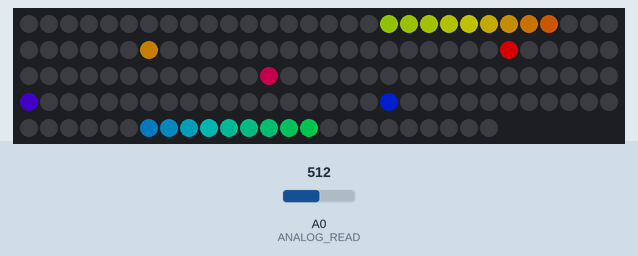
A sketch run on a simulated Arduino Uno, built with avr-gcc and run on an emulated ATmega328P. Parts: 144 RGB LEDs in strip order, left to right, continuing on the next row. The inputs (shaded band) are chosen by the test bench; at power-on: A0 (ANALOG_READ) = 512. Dim RGB values are drawn brighter than linear; colours are those a GRB WS2812 strip shows for the declared byte order; what the sketch prints to the serial monitor is not drawn.

Above: at 2.25 s.

The sketch:

music_fft_led_Strip.ino
```cpp
/**
* Try to make led Strip folow the music
* worck but not great to visualise
*/

#include "FastLED.h"
#include "arduinoFFT.h"

//The pin that we read sensor values form
#define ANALOG_READ 0

 //FFT audio
#define SAMPLES 8             //Must be a power of 2
#define SAMPLING_FREQUENCY 10000 //Hz, must be less than 10000 due to ADC

#if FASTLED_VERSION < 3001000
#error "Requires FastLED 3.1 or later; check github for latest code."
#endif

// Fixed definitions cannot change on the fly.
#define LED_DT 6                                               // Clock pin for WS2801 or APA102.
#define COLOR_ORDER RGB                                       // It's GRB for WS2812 and BGR for APA102.
#define LED_TYPE WS2812                                       // Using APA102, WS2812, WS2801. Don't forget to modify LEDS.addLeds to suit.
#define NUM_LEDS 144                                           // Number of LED's.


// Global variables can be changed on the fly.
uint8_t max_bright = 128;                                      // Overall brightness definition. It can be changed on the fly.

struct CRGB leds[NUM_LEDS];                                   // Initialize our LED array.

// Colours defined for below
long firstval = 0xff00ff;
CRGB rgbval(50,0,500);
CHSV hsvval(100,255,200);
uint8_t startpos = 0;
int endpos = NUM_LEDS-1;

uint8_t thishue = 0;
uint8_t deltahue = 1;

int LEDBYSAMPLE = (int)NUM_LEDS/SAMPLES;

arduinoFFT FFT = arduinoFFT();
unsigned int sampling_period_us;
unsigned long microseconds;

double vReal[SAMPLES];
double vImag[SAMPLES];
double valPeak = 0;
double realmax = 0;

void setup() {

  Serial.begin(57600);                                         // Initialize serial port for debugging.
  delay(1000);                                                 // Soft startup to ease the flow of electrons.

  LEDS.addLeds<LED_TYPE, LED_DT, COLOR_ORDER>(leds, NUM_LEDS);  // Use this for WS2812
  set_max_power_in_volts_and_milliamps(5, 500);               // This is used by the power management functionality and is currently set at 5V, 500mA.
  FastLED.setBrightness(max_bright);

    for (int j = 0; j < NUM_LEDS; j++) {
         leds[j] =CHSV(50, 255, 255);

    }
} // setup()


void loop () {
    delay(20);
  thishue++;
  Serial.println((String)thishue+" " );
  //if(thishue%10==0){
   //   Serial.println((String)thishue+" !!!!" );
      /*SAMPLING*/
      for(int i=0; i<SAMPLES; i++){
          microseconds = micros();    //Overflows after around 70 minutes!
          vReal[i] = analogRead(ANALOG_READ);
          vImag[i] = 0;
          while(micros() < (microseconds + sampling_period_us)){
          }
      }

      /*FFT*/
      FFT.Windowing(vReal, SAMPLES, FFT_WIN_TYP_HAMMING, FFT_FORWARD);
      FFT.Compute(vReal, vImag, SAMPLES, FFT_FORWARD);
      FFT.ComplexToMagnitude(vReal, vImag, SAMPLES);
      double peak = FFT.MajorPeak(vReal, SAMPLES, SAMPLING_FREQUENCY);
      valPeak = peak/SAMPLING_FREQUENCY;

       /*get Max Real*/
      for (int i = 0; i < SAMPLES; i++) {
        if(realmax<vReal[i]){
          realmax = vReal[i];
        }
      }
 // }


   double lumin = 0;
   double ratioNbLed = 0;
   int cptled = 0;
   int val_lumLed = 0;
   for (int i = 0; i < SAMPLES; i++) {

      //double valSm = (i * 1.0 * SAMPLING_FREQUENCY) / SAMPLES;
      ratioNbLed = (vReal[i]/realmax)*LEDBYSAMPLE;
      for (int j = 0; j < LEDBYSAMPLE; j++) {
            val_lumLed = (int)((double)(leds[j].r+ leds[j].g+ leds[j].b));

            if(((j)/ratioNbLed)<=1){
               lumin = 255;// val_lumLed+1;
              /* if(lumin>255){
                lumin = 255;
               }*/
               leds[cptled] =CHSV(thishue+((double)((double)j/(double)LEDBYSAMPLE)*70)+i*25, 255, lumin);
            }else{
             /*  lumin = val_lumLed-1;
               if(lumin<150){
                lumin = 150;
               }*/
               leds[cptled] =CHSV(thishue+((double)((double)j/(double)LEDBYSAMPLE)*70)+i*25, 255, 0);
            }
           cptled++;
      }
   }

   ratioNbLed = (valPeak)*LEDBYSAMPLE;
   for (int j = 0; j < LEDBYSAMPLE; j++) {
    val_lumLed = (int)((double)(leds[j].r+ leds[j].g+ leds[j].b));
     if((j/ratioNbLed)<=1){
         lumin = 255;
        /* lumin = val_lumLed+lumin;
         if(lumin>255){
           lumin = 255;
         }*/
          leds[j] =CHSV(thishue+40+((double)((double)j/(double)LEDBYSAMPLE)*70), 255, lumin);
      }else{
         lumin = 0;
        /*lumin = val_lumLed+lumin;
         if(lumin<0){
           lumin = 0;
        }*/
         leds[j] =CHSV(thishue+40+((double)((double)j/(double)LEDBYSAMPLE)*70), 255, lumin);
      }

    }


  FastLED.show();                         // Power managed display

}
```
